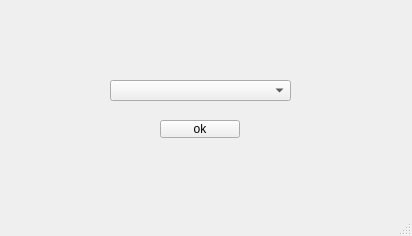
<?xml version="1.0" encoding="UTF-8"?>
<ui version="4.0">
 <class>MainWindow</class>
 <widget class="QMainWindow" name="MainWindow">
  <property name="geometry">
   <rect>
    <x>0</x>
    <y>0</y>
    <width>412</width>
    <height>236</height>
   </rect>
  </property>
  <property name="windowTitle">
   <string>MainWindow</string>
  </property>
  <widget class="QWidget" name="centralwidget">
   <widget class="QComboBox" name="comboBox">
    <property name="geometry">
     <rect>
      <x>110</x>
      <y>80</y>
      <width>181</width>
      <height>21</height>
     </rect>
    </property>
   </widget>
   <widget class="QPushButton" name="pushButton">
    <property name="geometry">
     <rect>
      <x>160</x>
      <y>120</y>
      <width>80</width>
      <height>18</height>
     </rect>
    </property>
    <property name="text">
     <string>ok</string>
    </property>
   </widget>
  </widget>
  <widget class="QMenuBar" name="menubar">
   <property name="geometry">
    <rect>
     <x>0</x>
     <y>0</y>
     <width>412</width>
     <height>17</height>
    </rect>
   </property>
  </widget>
  <widget class="QStatusBar" name="statusbar"/>
 </widget>
 <resources/>
 <connections/>
</ui>
